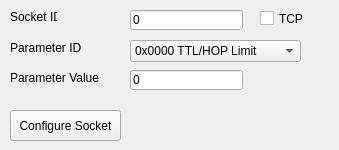
         <widget class="QWidget" name="tab_6">
          <attribute name="title">
           <string>Configure Socket</string>
          </attribute>
          <widget class="QLabel" name="label_22">
           <property name="geometry">
            <rect>
             <x>10</x>
             <y>10</y>
             <width>47</width>
             <height>13</height>
            </rect>
           </property>
           <property name="text">
            <string>Socket ID</string>
           </property>
          </widget>
          <widget class="QLabel" name="label_23">
           <property name="geometry">
            <rect>
             <x>10</x>
             <y>40</y>
             <width>71</width>
             <height>16</height>
            </rect>
           </property>
           <property name="text">
            <string>Parameter ID</string>
           </property>
          </widget>
          <widget class="QLabel" name="label_24">
           <property name="geometry">
            <rect>
             <x>10</x>
             <y>70</y>
             <width>91</width>
             <height>16</height>
            </rect>
           </property>
           <property name="text">
            <string>Parameter Value</string>
           </property>
          </widget>
          <widget class="QLineEdit" name="configureSocketSocketID">
           <property name="geometry">
            <rect>
             <x>130</x>
             <y>10</y>
             <width>113</width>
             <height>20</height>
            </rect>
           </property>
           <property name="text">
            <string>0</string>
           </property>
          </widget>
          <widget class="QLineEdit" name="configureSocketParmValue">
           <property name="geometry">
            <rect>
             <x>130</x>
             <y>70</y>
             <width>113</width>
             <height>20</height>
            </rect>
           </property>
           <property name="text">
            <string>0</string>
           </property>
          </widget>
          <widget class="QPushButton" name="Button_configureSocket">
           <property name="geometry">
            <rect>
             <x>10</x>
             <y>110</y>
             <width>111</width>
             <height>31</height>
            </rect>
           </property>
           <property name="text">
            <string>Configure Socket</string>
           </property>
          </widget>
          <widget class="QCheckBox" name="configureSocketGID">
           <property name="geometry">
            <rect>
             <x>260</x>
             <y>10</y>
             <width>70</width>
             <height>17</height>
            </rect>
           </property>
           <property name="text">
            <string>TCP</string>
           </property>
          </widget>
          <widget class="QComboBox" name="CBox_configureSocketParamIDs">
           <property name="geometry">
            <rect>
             <x>130</x>
             <y>40</y>
             <width>171</width>
             <height>22</height>
            </rect>
           </property>
           <item>
            <property name="text">
             <string>0x0000 TTL/HOP Limit</string>
            </property>
           </item>
           <item>
            <property name="text">
             <string>0x0001 Priority</string>
            </property>
           </item>
           <item>
            <property name="text">
             <string>0x0002 Fragment Flag</string>
            </property>
           </item>
           <item>
            <property name="text">
             <string>0x0003 Timestamp</string>
            </property>
           </item>
           <item>
            <property name="text">
             <string>0x0004 TOS type</string>
            </property>
           </item>
           <item>
            <property name="text">
             <string>0x0005 Max Segment Size</string>
            </property>
           </item>
           <item>
            <property name="text">
             <string>0x0006 En/De Nagle Algorithm</string>
            </property>
           </item>
           <item>
            <property name="text">
             <string>0x0007 En/De UDP checksum</string>
            </property>
           </item>
          </widget>
         </widget>
